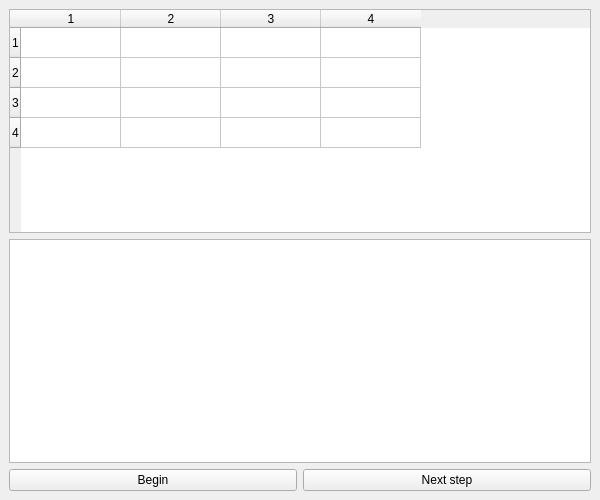
<?xml version="1.0" encoding="UTF-8"?>
<ui version="4.0">
 <class>MainWindow</class>
 <widget class="QMainWindow" name="MainWindow">
  <property name="geometry">
   <rect>
    <x>0</x>
    <y>0</y>
    <width>600</width>
    <height>500</height>
   </rect>
  </property>
  <property name="windowTitle">
   <string>Travelling salesman problem</string>
  </property>
  <widget class="QWidget" name="centralwidget">
   <layout class="QVBoxLayout" name="verticalLayout">
    <item>
     <widget class="QTableWidget" name="matrixTable">
      <property name="rowCount">
       <number>4</number>
      </property>
      <property name="columnCount">
       <number>4</number>
      </property>
     </widget>
    </item>
    <item>
     <widget class="QTextEdit" name="infoText">
      <property name="readOnly">
       <bool>true</bool>
      </property>
     </widget>
    </item>
    <item>
     <layout class="QHBoxLayout" name="horizontalLayout">
      <item>
       <widget class="QPushButton" name="solveButton">
        <property name="text">
         <string>Begin</string>
        </property>
       </widget>
      </item>
      <item>
       <widget class="QPushButton" name="nextStepButton">
        <property name="text">
         <string>Next step</string>
        </property>
       </widget>
      </item>
     </layout>
    </item>
   </layout>
  </widget>
 </widget>
 <resources/>
 <connections/>
</ui>
